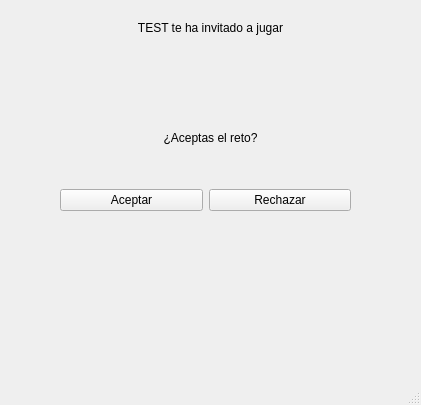
<?xml version="1.0" encoding="UTF-8"?>
<ui version="4.0">
 <class>MainWindow</class>
 <widget class="QMainWindow" name="MainWindow">
  <property name="geometry">
   <rect>
    <x>0</x>
    <y>0</y>
    <width>421</width>
    <height>405</height>
   </rect>
  </property>
  <property name="minimumSize">
   <size>
    <width>421</width>
    <height>405</height>
   </size>
  </property>
  <property name="maximumSize">
   <size>
    <width>421</width>
    <height>405</height>
   </size>
  </property>
  <property name="windowTitle">
   <string>Invitación</string>
  </property>
  <widget class="QWidget" name="centralwidget">
   <widget class="QLabel" name="lbl_invitation">
    <property name="geometry">
     <rect>
      <x>0</x>
      <y>20</y>
      <width>421</width>
      <height>16</height>
     </rect>
    </property>
    <property name="text">
     <string>TEST te ha invitado a jugar</string>
    </property>
    <property name="alignment">
     <set>Qt::AlignCenter</set>
    </property>
   </widget>
   <widget class="QLabel" name="label_2">
    <property name="geometry">
     <rect>
      <x>30</x>
      <y>60</y>
      <width>361</width>
      <height>61</height>
     </rect>
    </property>
    <property name="text">
     <string/>
    </property>
    <property name="pixmap">
     <pixmap>../Sprites/Logos/logo_negro.png</pixmap>
    </property>
    <property name="scaledContents">
     <bool>true</bool>
    </property>
   </widget>
   <widget class="QLabel" name="label_3">
    <property name="geometry">
     <rect>
      <x>0</x>
      <y>130</y>
      <width>421</width>
      <height>16</height>
     </rect>
    </property>
    <property name="text">
     <string>¿Aceptas el reto?</string>
    </property>
    <property name="alignment">
     <set>Qt::AlignCenter</set>
    </property>
   </widget>
   <widget class="QWidget" name="horizontalLayoutWidget">
    <property name="geometry">
     <rect>
      <x>60</x>
      <y>180</y>
      <width>291</width>
      <height>41</height>
     </rect>
    </property>
    <layout class="QHBoxLayout" name="horizontalLayout">
     <item>
      <widget class="QPushButton" name="btn_accept">
       <property name="text">
        <string>Aceptar</string>
       </property>
      </widget>
     </item>
     <item>
      <widget class="QPushButton" name="btn_refuse">
       <property name="text">
        <string>Rechazar</string>
       </property>
      </widget>
     </item>
    </layout>
   </widget>
   <widget class="QLabel" name="label_5">
    <property name="geometry">
     <rect>
      <x>100</x>
      <y>230</y>
      <width>211</width>
      <height>121</height>
     </rect>
    </property>
    <property name="text">
     <string/>
    </property>
    <property name="pixmap">
     <pixmap>../Sprites/Decoraciones/tarjeta.png</pixmap>
    </property>
    <property name="scaledContents">
     <bool>true</bool>
    </property>
   </widget>
  </widget>
  <widget class="QMenuBar" name="menubar">
   <property name="geometry">
    <rect>
     <x>0</x>
     <y>0</y>
     <width>421</width>
     <height>26</height>
    </rect>
   </property>
  </widget>
  <widget class="QStatusBar" name="statusbar"/>
 </widget>
 <resources/>
 <connections/>
</ui>
